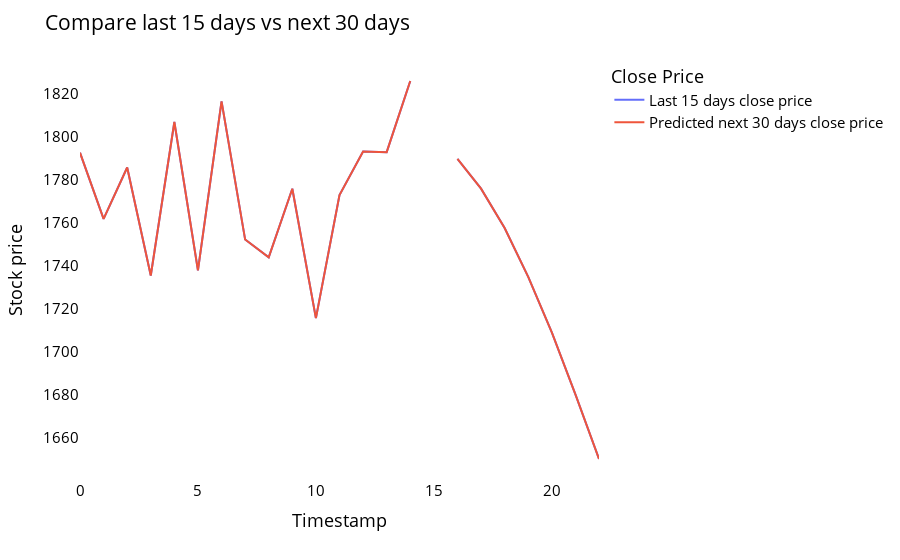

The code cell stored with this chart in its notebook:
### Code cell
temp_mat = np.empty((len(last_days)+pred_days+1,1))
temp_mat[:] = np.nan
temp_mat = temp_mat.reshape(1,-1).tolist()[0]

last_original_days_value = temp_mat
next_predicted_days_value = temp_mat

last_original_days_value[0:time_step+1] = scaler.inverse_transform(closedf[len(closedf)-time_step:]).reshape(1,-1).tolist()[0]
next_predicted_days_value[time_step+1:] = scaler.inverse_transform(np.array(lst_output).reshape(-1,1)).reshape(1,-1).tolist()[0]

new_pred_plot = pd.DataFrame({
    'last_original_days_value':last_original_days_value,
    'next_predicted_days_value':next_predicted_days_value
})

names = cycle(['Last 15 days close price','Predicted next 30 days close price'])

fig = px.line(new_pred_plot,x=new_pred_plot.index, y=[new_pred_plot['last_original_days_value'],
                                                      new_pred_plot['next_predicted_days_value']],
              labels={'value': 'Stock price','index': 'Timestamp'})
fig.update_layout(title_text='Compare last 15 days vs next 30 days',
                  plot_bgcolor='white', font_size=15, font_color='black',legend_title_text='Close Price')

fig.for_each_trace(lambda t:  t.update(name = next(names)))
fig.update_xaxes(showgrid=False)
fig.update_yaxes(showgrid=False)
fig.show()
fbitfile= open("eth.txt", "wb")
pickle.dump((next_predicted_days_value),fbitfile)
fbitfile.close()

### Figure 1 — Plotly figure (JSON) as saved in the notebook; plotly's stock layout.template omitted (floating-point values rounded to 4 significant figures)
{"data": [{"hovertemplate": "variable=last_original_days_value<br>Timestamp=%{x}<br>Stock price=%{y}<extra></extra>", "legendgroup": "last_original_days_value", "line": {"color": "#636efa", "dash": "solid"}, "marker": {"symbol": "circle"}, "mode": "lines", "name": "Last 15 days close price", "orientation": "v", "showlegend": true, "type": "scatter", "x": [0, 1, 2, 3, 4, 5, 6, 7, 8, 9, 10, 11, 12, 13, 14, 15, 16, 17, 18, 19, 20, 21, 22], "xaxis": "x", "y": [1792.0, 1762.0, 1786.0, 1735.0, 1807.0, 1738.0, 1816.0, 1752.0, 1744.0, 1776.0, 1715.0, 1773.0, 1793.0, 1793.0, 1826.0, null, 1790.0, 1776.0, 1757.0, 1735.0, 1709.0, 1680.0, 1650.0], "yaxis": "y"}, {"hovertemplate": "variable=next_predicted_days_value<br>Timestamp=%{x}<br>Stock price=%{y}<extra></extra>", "legendgroup": "next_predicted_days_value", "line": {"color": "#EF553B", "dash": "solid"}, "marker": {"symbol": "circle"}, "mode": "lines", "name": "Predicted next 30 days close price", "orientation": "v", "showlegend": true, "type": "scatter", "x": [0, 1, 2, 3, 4, 5, 6, 7, 8, 9, 10, 11, 12, 13, 14, 15, 16, 17, 18, 19, 20, 21, 22], "xaxis": "x", "y": [1792.0, 1762.0, 1786.0, 1735.0, 1807.0, 1738.0, 1816.0, 1752.0, 1744.0, 1776.0, 1715.0, 1773.0, 1793.0, 1793.0, 1826.0, null, 1790.0, 1776.0, 1757.0, 1735.0, 1709.0, 1680.0, 1650.0], "yaxis": "y"}], "layout": {"font": {"color": "black", "size": 15}, "legend": {"title": {"text": "Close Price"}, "tracegroupgap": 0}, "margin": {"t": 60}, "plot_bgcolor": "white", "title": {"text": "Compare last 15 days vs next 30 days"}, "xaxis": {"anchor": "y", "domain": [0, 1], "showgrid": false, "title": {"text": "Timestamp"}}, "yaxis": {"anchor": "x", "domain": [0, 1], "showgrid": false, "title": {"text": "Stock price"}}}}
